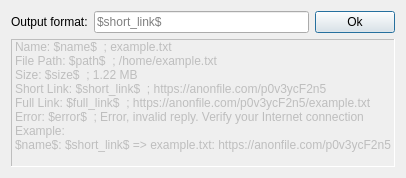
<?xml version="1.0" encoding="UTF-8"?>
<ui version="4.0">
 <class>OutputFormat</class>
 <widget class="QDialog" name="OutputFormat">
  <property name="geometry">
   <rect>
    <x>0</x>
    <y>0</y>
    <width>400</width>
    <height>168</height>
   </rect>
  </property>
  <property name="windowTitle">
   <string>Output Format</string>
  </property>
  <property name="locale">
   <locale language="English" country="UnitedStates"/>
  </property>
  <property name="modal">
   <bool>true</bool>
  </property>
  <layout class="QVBoxLayout" name="verticalLayout">
   <item>
    <layout class="QHBoxLayout" name="horizontalLayout">
     <item>
      <widget class="QLabel" name="label">
       <property name="text">
        <string>Output format:</string>
       </property>
      </widget>
     </item>
     <item>
      <widget class="QLineEdit" name="lineEditOutputFormat">
       <property name="placeholderText">
        <string>$short_link$</string>
       </property>
      </widget>
     </item>
     <item>
      <widget class="QPushButton" name="pushButtonOk">
       <property name="text">
        <string>Ok</string>
       </property>
      </widget>
     </item>
    </layout>
   </item>
   <item>
    <widget class="QLabel" name="help">
     <property name="enabled">
      <bool>false</bool>
     </property>
     <property name="frameShape">
      <enum>QFrame::Panel</enum>
     </property>
     <property name="frameShadow">
      <enum>QFrame::Sunken</enum>
     </property>
     <property name="text">
      <string>Name: $name$  ; example.txt
File Path: $path$  ; /home/example.txt
Size: $size$  ; 1.22 MB
Short Link: $short_link$  ; https://anonfile.com/p0v3ycF2n5
Full Link: $full_link$  ; https://anonfile.com/p0v3ycF2n5/example.txt
Error: $error$  ; Error, invalid reply. Verify your Internet connection
Example:
$name$: $short_link$ =&gt; example.txt: https://anonfile.com/p0v3ycF2n5
</string>
     </property>
    </widget>
   </item>
  </layout>
 </widget>
 <resources>
  <include location="output_format.qrc"/>
 </resources>
 <connections/>
</ui>
